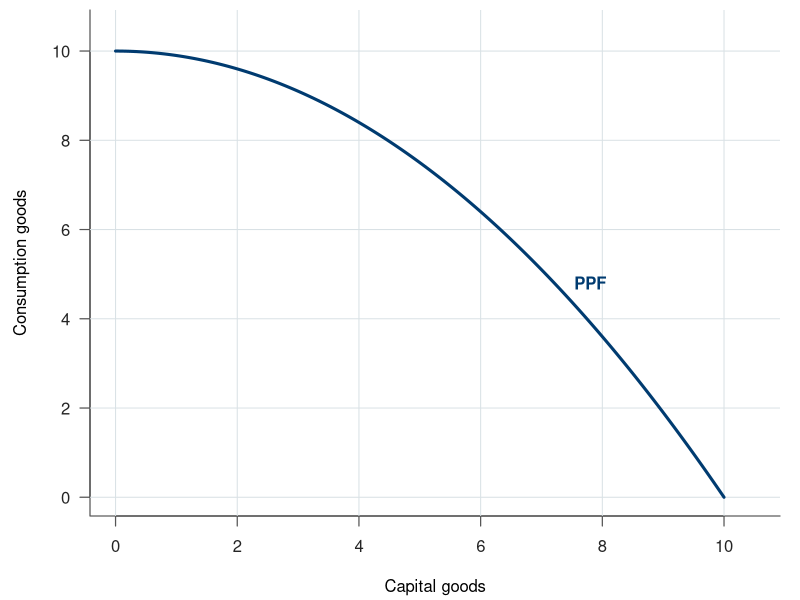
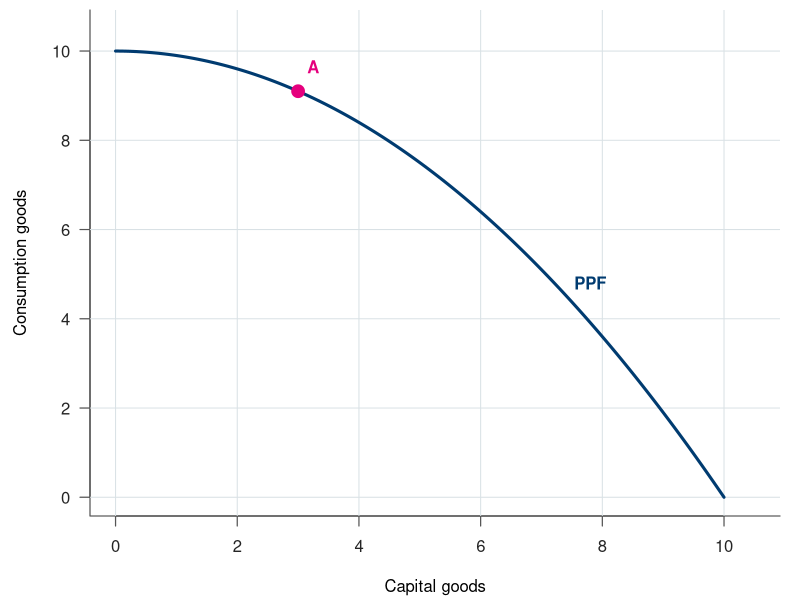
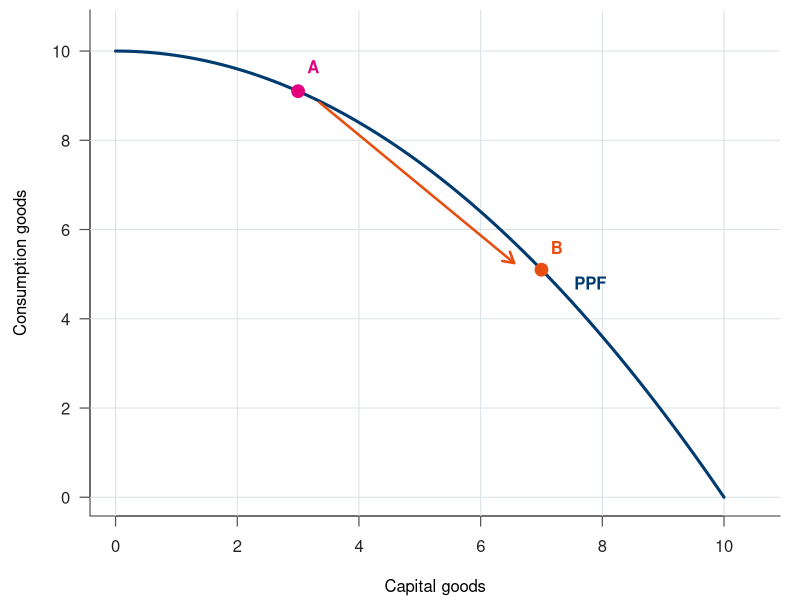
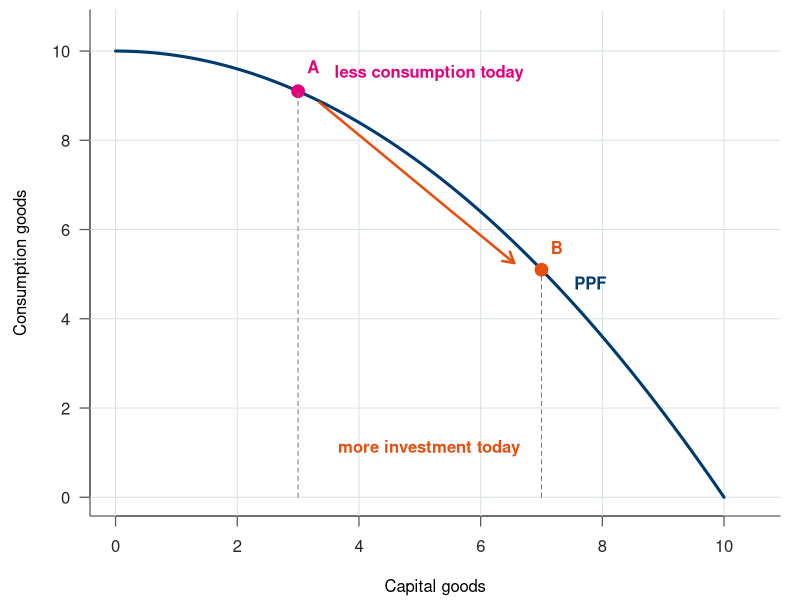
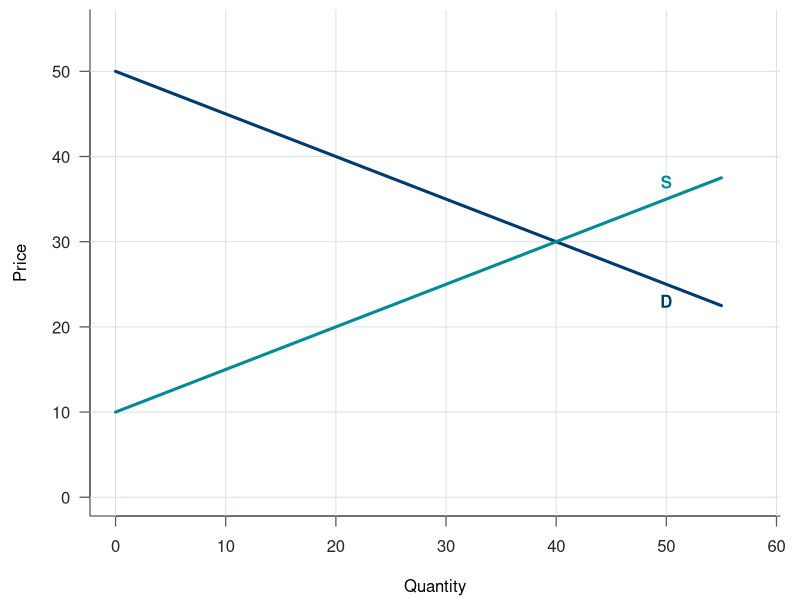
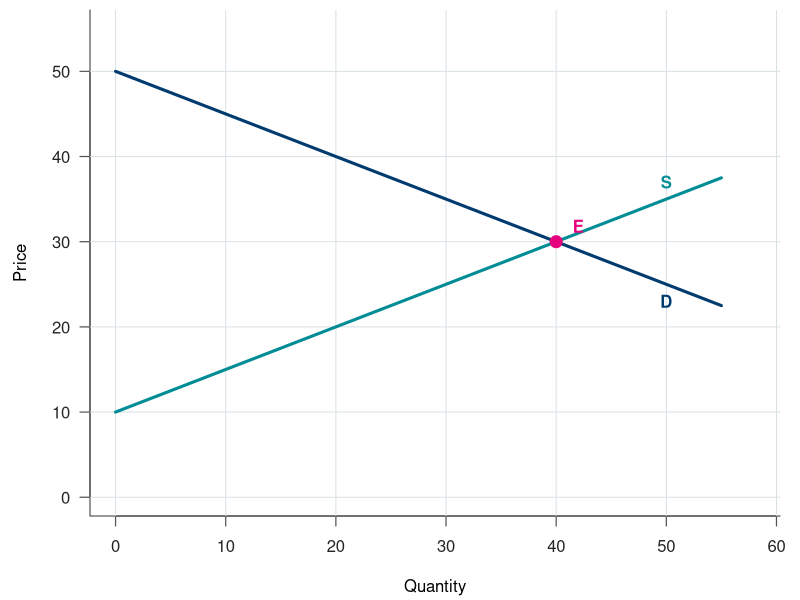
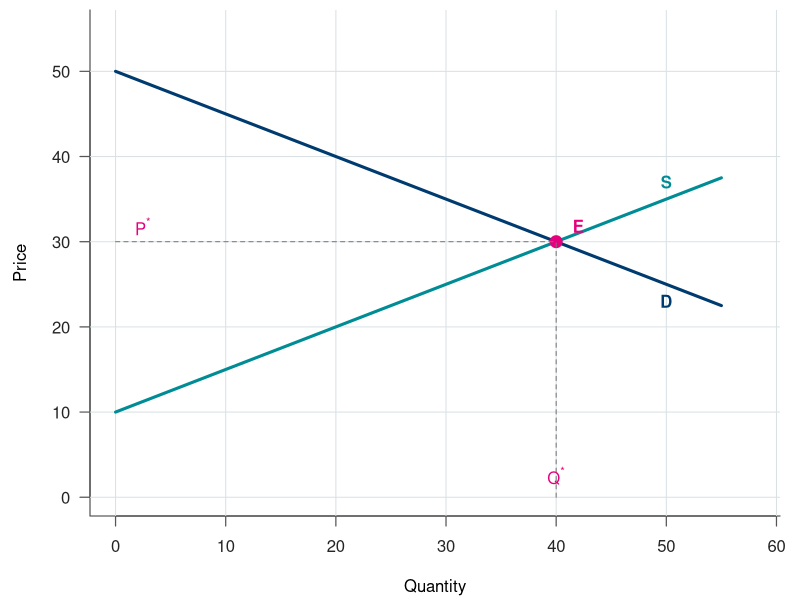
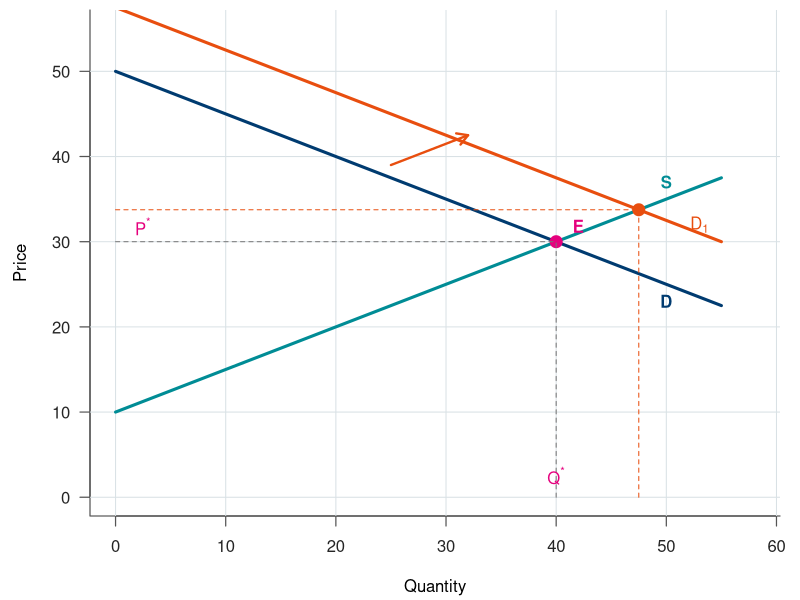

Recreate these plots in R, in order.
## ---- chunk 1
# This chunk creates the SVG diagrams used later in the slides. It does not print in the HTML.
knitr::opts_chunk$set(echo = FALSE, warning = FALSE, message = FALSE)
dir.create("figures", showWarnings = FALSE)
# Change these values to change the colours throughout the diagrams.
reading_blue <- "#003b70"
reading_teal <- "#008c95"
reading_pink <- "#e5007d"
reading_orange <- "#e84e0f"
grid_col <- "#d9e1e5"

# Common axes and grid styling for all plots below; plot() supplies the axis labels.
plot_theme <- function() {
  axis(1, col = "#555555", col.axis = "#252525", lwd = 1.2)
  axis(2, col = "#555555", col.axis = "#252525", lwd = 1.2, las = 1)
  box(bty = "l", col = "#555555", lwd = 1.2)
  grid(col = grid_col, lty = 1)
}

# PPF: stage 0 = curve; 1 = A; 2 = move to B; 3 = trade-off annotations.
ppf_frame <- function(file, stage) {
  svg(file, width = 9, height = 4.8, bg = "white")
  par(mar = c(4.2, 4.5, 0.5, 1.0))
  x <- seq(0, 10, length.out = 200)
  y <- 10 - 0.10 * x^2  # Edit this expression to change the frontier's shape.
  plot(x, y, type = "n", xlim = c(0, 10.5), ylim = c(0, 10.5),
       xlab = "Capital goods", ylab = "Consumption goods", axes = FALSE)
  plot_theme()
  lines(x, y, lwd = 3, col = reading_blue)
  text(7.8, 4.8, "PPF", col = reading_blue, font = 2)
  if (stage >= 1) {
    # Point and label coordinates are fixed: update them if the PPF changes.
    points(3, 9.1, pch = 19, cex = 1.7, col = reading_pink)
    text(3.25, 9.65, "A", col = reading_pink, font = 2)
  }
  if (stage >= 2) {
    arrows(3.35, 8.85, 6.55, 5.25, length = .12, lwd = 2.5, col = reading_orange)
    points(7, 5.1, pch = 19, cex = 1.7, col = reading_orange)
    text(7.25, 5.6, "B", col = reading_orange, font = 2)
  }
  if (stage >= 3) {
    segments(3, 0, 3, 9.1, lty = 2, col = "#777777")
    segments(7, 0, 7, 5.1, lty = 2, col = "#777777")
    text(5.15, 1.1, "more investment today", col = reading_orange, font = 2)
    text(5.15, 9.5, "less consumption today", col = reading_pink, font = 2)
  }
  dev.off()
}

# Combined market: stage 0 = curves; 1 = equilibrium; 2 = price/quantity guides.
# shock selects an extra demand or supply curve for the later shock slides.
market_frame <- function(file, stage, shock = "none") {
  svg(file, width = 9, height = 4.8, bg = "white")
  par(mar = c(4.2, 4.5, 0.5, 1.0))
  q <- seq(0, 55, length.out = 200)
  demand <- 50 - 0.5 * q  # Inverse demand: price as a function of quantity.
  supply <- 10 + 0.5 * q  # Inverse supply. These meet at Q = 40, P = 30.
  plot(q, demand, type = "n", xlim = c(0, 58), ylim = c(0, 55),
       axes = FALSE, xlab = "Quantity", ylab = "Price")
  plot_theme()
  lines(q, demand, lwd = 3, col = reading_blue)
  lines(q, supply, lwd = 3, col = reading_teal)
  text(50, 23, "D", col = reading_blue, font = 2)
  text(50, 37, "S", col = reading_teal, font = 2)
  # Equilibrium points, guides, and shift endpoints below use fixed coordinates.
  # If you edit a curve equation, recalculate these coordinates too.
  if (stage >= 1) {
    points(40, 30, pch = 19, cex = 1.6, col = reading_pink)
    text(42, 31.8, "E", col = reading_pink, font = 2)
  }
  if (stage >= 2) {
    segments(0, 30, 40, 30, lty = 2, col = "#777777")
    segments(40, 0, 40, 30, lty = 2, col = "#777777")
    text(2.5, 31.8, expression(P^"*"), col = reading_pink, font = 2)
    text(40, 2.5, expression(Q^"*"), col = reading_pink, font = 2)
  }
  if (shock == "demand") {
    demand2 <- 57.5 - 0.5 * q
    lines(q, demand2, lwd = 3, col = reading_orange)
    text(53, 32, expression(D[1]), col = reading_orange, font = 2)
    arrows(25, 39, 32, 42.5, length = .12, lwd = 2.3, col = reading_orange)
    points(47.5, 33.75, pch = 19, cex = 1.6, col = reading_orange)
    segments(0, 33.75, 47.5, 33.75, lty = 2, col = reading_orange)
    segments(47.5, 0, 47.5, 33.75, lty = 2, col = reading_orange)
  }
  if (shock == "supply") {
    supply2 <- 17.5 + 0.5 * q
    lines(q, supply2, lwd = 3, col = reading_orange)
    text(50, 44, expression(S[1]), col = reading_orange, font = 2)
    arrows(32, 26, 25, 30, length = .12, lwd = 2.3, col = reading_orange)
    points(32.5, 33.75, pch = 19, cex = 1.6, col = reading_orange)
    segments(0, 33.75, 32.5, 33.75, lty = 2, col = reading_orange)
    segments(32.5, 0, 32.5, 33.75, lty = 2, col = reading_orange)
  }
  dev.off()
}

# Generate every stage once. Later slides display these files using <img> tags.
invisible(lapply(0:3, function(i) ppf_frame(sprintf("figures/ppf-%s.svg", i), i)))
invisible(lapply(0:2, function(i) market_frame(sprintf("figures/equilibrium-%s.svg", i), i)))
market_frame("figures/demand-shift.svg", 2, "demand")
market_frame("figures/supply-shift.svg", 2, "supply")

# A curve on its own: kind chooses demand/supply; stage 0 = curve,
# 1 = movement along it, and 2 = a new shifted curve.
single_curve_frame <- function(file, kind, stage) {
  svg(file, width = 8.5, height = 4.3, bg = "white")
  par(mar = c(4.1, 4.5, 0.4, 0.8))
  q <- seq(0, 55, length.out = 200)
  demand_curve <- kind == "demand"
  price <- if (demand_curve) 50 - 0.5 * q else 10 + 0.5 * q
  plot(q, price, type = "n", xlim = c(0, 58), ylim = c(0, 55),
       axes = FALSE, xlab = "Quantity", ylab = "Price")
  plot_theme()
  curve_col <- if (demand_curve) reading_blue else reading_teal
  lines(q, price, lwd = 3, col = curve_col)
  text(51, if (demand_curve) 22 else 37,
       if (demand_curve) "D" else "S", col = curve_col, font = 2)
  # A and B mark a price change on the same curve. Move their coordinates
  # if you change the curve equations above.
  if (stage >= 1) {
    p1 <- if (demand_curve) 38 else 22
    p2 <- if (demand_curve) 30 else 30
    q1 <- if (demand_curve) 24 else 24
    q2 <- if (demand_curve) 40 else 40
    points(c(q1, q2), c(p1, p2), pch = 19, cex = 1.4, col = reading_pink)
    text(q1 - 2.4, p1 + 2.7, "A", col = reading_pink, font = 2)
    text(q2 + 2.3, p2 + 2.5, "B", col = reading_pink, font = 2)
    arrows(q1 + 2, p1 - 1, q2 - 2, p2 + 1,
           length = .12, lwd = 2.2, col = reading_pink)
  }
  if (stage >= 2) {
    shifted <- if (demand_curve) 57.5 - 0.5 * q else 17.5 + 0.5 * q
    lines(q, shifted, lwd = 3, col = reading_orange)
    text(51, if (demand_curve) 30 else 44,
         if (demand_curve) expression(D[1]) else expression(S[1]),
         col = reading_orange, font = 2)
    arrows(25, if (demand_curve) 39 else 22,
           if (demand_curve) 32 else 18,
           if (demand_curve) 42.5 else 29.5,
           length = .12, lwd = 2.2, col = reading_orange)
  }
  dev.off()
}
invisible(lapply(0:2, function(i) single_curve_frame(sprintf("figures/demand-%s.svg", i), "demand", i)))
invisible(lapply(0:2, function(i) single_curve_frame(sprintf("figures/supply-%s.svg", i), "supply", i)))
